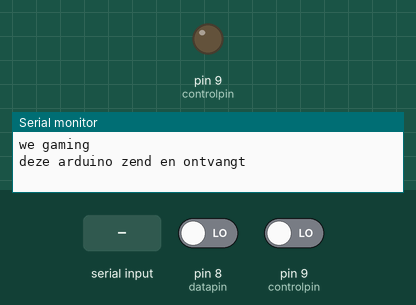
This sketch was run on a simulated Arduino Uno, built with avr-gcc and run on an emulated ATmega328P. Shown: output pins drawn as LEDs (lit = HIGH), the last lines printed to the serial monitor. Inputs (shaded band) come from the test bench; at power-on: pin 9 (controlpin) LOW, pin 8 (datapin) LOW.

Above: at 1.2 s.
1.3 s: "1" received over Serial
At 2.31 s:
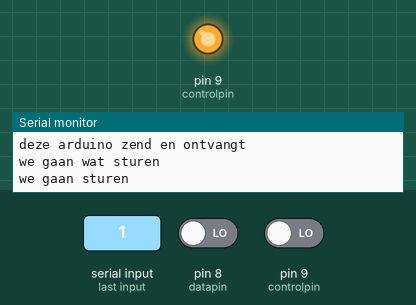
3.8 s: pin 9 (controlpin) driven HIGH
5.3 s: pin 9 (controlpin) driven LOW
6.8 s: pin 8 (datapin) driven HIGH and pin 9 (controlpin) driven HIGH
8.3 s: pin 8 (datapin) driven LOW
9.8 s: pin 8 (datapin) driven HIGH
Timing chart, 0 to 12.3 s (numbered marks = the images above; inputs shaded):
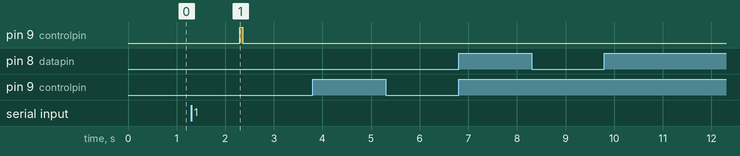

Measured:
- after the input at 1.3 s, pin 9 (controlpin): LOW → HIGH after 1.0 s, → LOW 0.06 s later

The sketch:

serieel.ino
```cpp
// pins
unsigned int datapin = 8;
unsigned int controlpin = 9;

// maak de buffer incl lengte
byte buffer[256];
unsigned int length = 0;

bool reading = 0;

void setup() {
  pinMode(datapin, INPUT);
  pinMode(controlpin, INPUT);

  // print debug informatie naar de seriele console
  Serial.begin(9600);
  Serial.println("we gaming");
  Serial.println("deze arduino zend en ontvangt");
}

void loop() {
  if(digitalRead(controlpin)==HIGH) {
    // is het het eerste karakter?
    if(reading) {
      read(0);
    } else {
      read(1);
    }

    // zet lees modus aan
    reading = 1;
  } else {
    // klaar met lezen, print buffer
    if (length >= 1) {
      print();
    }

    // kijk of er console data is
    if (Serial.available() >= 1) {
      Serial.println("we gaan wat sturen");
      schrijf(Serial.readString());
    }
  }
}

void read(bool wait) {
  // wacht bij eerste karakter
  if (wait) delay(5);

  // schrijf bit en debug
  bool bits[8];
  Serial.print("0b");
  for (int i = 0; i<8; i++) {
    bits[i] = digitalRead(datapin);
    Serial.print(bits[i]);

    // wacht 5ms tussen bits
    delay(5);
  }
  Serial.println();

  char karakter = 0b0;
  for (int i = 0; i<8; i++) {
    karakter |= (bits[i]<<i);
  }

  Serial.println(karakter);

  // sla het karakter op in de buffer
  buffer[length] = karakter;
  length++;

  // wacht 10ms tussen karakters
  delay(10);
}

void print() {
  // haal letters uit buffer
  for (int i=0; i<length; i++) {
    char letter = buffer[i];
    Serial.print(letter);
  }
  Serial.println();

  // leeg buffer
  for (int i=0; i<length; i++) {
    buffer[i] = 0x0;
  }
  length=0;

  reading = 0;

  Serial.println("klaar met lezen");
}

void schrijf(String tekst) {
  Serial.println("we gaan sturen");

  // zet claim pin aan
  pinMode(controlpin, OUTPUT);
  digitalWrite(controlpin, HIGH);

  // wacht 5ms met sturen
  delay(5);

  pinMode(datapin, OUTPUT);

  for (int i=0; i<tekst.length(); i++) {
    char karakter = tekst.charAt(i);

    /*
    // maak array met bits
    bool bits[8];

    // verplaats bits uit byte naar de array
    for (int i = 0; i<8; i++) {
      bits[i] = karakter & (0b1 << i);
    }

    // print voor debuggen
    Serial.print("0b");
    for (int i = 0; i<8; i++) {
      Serial.print(bits[i]);
    }
    Serial.println();
    */

    // schrijf bits naar pinnetjes
    for (int i = 0; i<8; i++) {
      digitalWrite(datapin, karakter & (0b1 << i));

      // houd de lijn voor 5ms aan
      delay(5);
    }

    digitalWrite(datapin, LOW);

    // wacht 10ms tussen karakters
    delay(10);
  }

  digitalWrite(controlpin, LOW);
  delay(10);

  pinMode(datapin, INPUT);
  pinMode(controlpin, INPUT);

  Serial.println("klaar met sturen");
}
```
